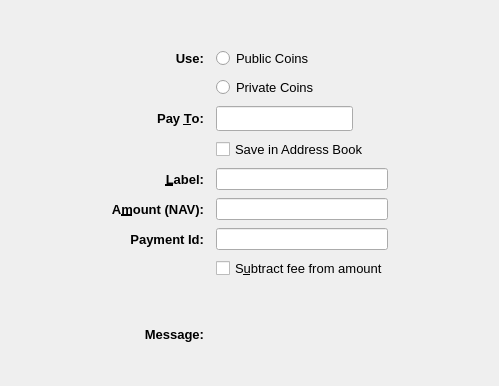
  <widget class="QFrame" name="SendCoins">
   <property name="toolTip">
    <string>This is a normal payment.</string>
   </property>
   <property name="frameShape">
    <enum>QFrame::NoFrame</enum>
   </property>
   <layout class="QGridLayout" name="gridLayout">
    <property name="topMargin">
     <number>8</number>
    </property>
    <property name="bottomMargin">
     <number>4</number>
    </property>
    <property name="horizontalSpacing">
     <number>12</number>
    </property>
    <property name="verticalSpacing">
     <number>8</number>
    </property>
    <item row="4" column="0">
     <spacer name="horizontalSpacer">
      <property name="orientation">
       <enum>Qt::Horizontal</enum>
      </property>
      <property name="sizeType">
       <enum>QSizePolicy::Maximum</enum>
      </property>
      <property name="sizeHint" stdset="0">
       <size>
        <width>100</width>
        <height>20</height>
       </size>
      </property>
     </spacer>
    </item>
    <item row="4" column="3">
     <spacer name="horizontalSpacer_2">
      <property name="orientation">
       <enum>Qt::Horizontal</enum>
      </property>
      <property name="sizeType">
       <enum>QSizePolicy::Maximum</enum>
      </property>
      <property name="sizeHint" stdset="0">
       <size>
        <width>100</width>
        <height>20</height>
       </size>
      </property>
     </spacer>
    </item>
    <item row="9" column="1">
     <widget class="QLabel" name="amountLabel">
      <property name="font">
       <font>
        <pointsize>10</pointsize>
        <weight>75</weight>
        <bold>true</bold>
       </font>
      </property>
      <property name="text">
       <string>A&amp;mount (NAV):</string>
      </property>
      <property name="alignment">
       <set>Qt::AlignRight|Qt::AlignTrailing|Qt::AlignVCenter</set>
      </property>
      <property name="buddy">
       <cstring>payAmount</cstring>
      </property>
     </widget>
    </item>
    <item row="5" column="2">
     <widget class="QCheckBox" name="addressBookCheckBox">
      <property name="font">
       <font>
        <pointsize>10</pointsize>
       </font>
      </property>
      <property name="text">
       <string>Save in Address Book</string>
      </property>
     </widget>
    </item>
    <item row="2" column="2">
     <widget class="QRadioButton" name="sendPrivate">
      <property name="font">
       <font>
        <pointsize>10</pointsize>
       </font>
      </property>
      <property name="text">
       <string>Private Coins</string>
      </property>
     </widget>
    </item>
    <item row="16" column="2">
     <widget class="QLabel" name="messageTextLabel">
      <property name="toolTip">
       <string>A message that was attached to the navcoin: URI which will be stored with the transaction for your reference. Note: This message will not be sent over the NavCoin network.</string>
      </property>
      <property name="styleSheet">
       <string notr="true"/>
      </property>
      <property name="textFormat">
       <enum>Qt::PlainText</enum>
      </property>
     </widget>
    </item>
    <item row="0" column="2">
     <spacer name="verticalSpacer">
      <property name="orientation">
       <enum>Qt::Vertical</enum>
      </property>
      <property name="sizeHint" stdset="0">
       <size>
        <width>20</width>
        <height>40</height>
       </size>
      </property>
     </spacer>
    </item>
    <item row="6" column="1">
     <widget class="QLabel" name="labellLabel">
      <property name="font">
       <font>
        <pointsize>10</pointsize>
        <weight>75</weight>
        <bold>true</bold>
       </font>
      </property>
      <property name="text">
       <string>&amp;Label:</string>
      </property>
      <property name="alignment">
       <set>Qt::AlignRight|Qt::AlignTrailing|Qt::AlignVCenter</set>
      </property>
      <property name="buddy">
       <cstring>addAsLabel</cstring>
      </property>
     </widget>
    </item>
    <item row="4" column="2">
     <layout class="QHBoxLayout" name="payToLayout">
      <property name="spacing">
       <number>0</number>
      </property>
      <item>
       <widget class="QValidatedLineEdit" name="payTo">
        <property name="sizePolicy">
         <sizepolicy hsizetype="Expanding" vsizetype="Expanding">
          <horstretch>0</horstretch>
          <verstretch>0</verstretch>
         </sizepolicy>
        </property>
        <property name="toolTip">
         <string>The NavCoin address to send the payment to</string>
        </property>
        <property name="styleSheet">
         <string notr="true"/>
        </property>
       </widget>
      </item>
      <item>
       <widget class="QToolButton" name="addressBookButton">
        <property name="toolTip">
         <string notr="true"/>
        </property>
        <property name="styleSheet">
         <string notr="true">border:0;background:transparent</string>
        </property>
        <property name="text">
         <string/>
        </property>
        <property name="icon">
         <iconset>
          <normaloff>:/icons/address-book</normaloff>:/icons/address-book</iconset>
        </property>
        <property name="iconSize">
         <size>
          <width>22</width>
          <height>22</height>
         </size>
        </property>
        <property name="shortcut">
         <string>Alt+A</string>
        </property>
       </widget>
      </item>
      <item>
       <spacer name="horizontalSpacer_3">
        <property name="orientation">
         <enum>Qt::Horizontal</enum>
        </property>
        <property name="sizeType">
         <enum>QSizePolicy::Maximum</enum>
        </property>
        <property name="sizeHint" stdset="0">
         <size>
          <width>10</width>
          <height>20</height>
         </size>
        </property>
       </spacer>
      </item>
     </layout>
    </item>
    <item row="1" column="1">
     <widget class="QLabel" name="payToLabel_2">
      <property name="font">
       <font>
        <pointsize>10</pointsize>
        <weight>75</weight>
        <bold>true</bold>
       </font>
      </property>
      <property name="text">
       <string>Use:</string>
      </property>
      <property name="alignment">
       <set>Qt::AlignRight|Qt::AlignTrailing|Qt::AlignVCenter</set>
      </property>
      <property name="buddy">
       <cstring>payTo</cstring>
      </property>
     </widget>
    </item>
    <item row="10" column="2">
     <widget class="QLineEdit" name="paymentID">
      <property name="sizePolicy">
       <sizepolicy hsizetype="Expanding" vsizetype="Expanding">
        <horstretch>0</horstretch>
        <verstretch>0</verstretch>
       </sizepolicy>
      </property>
      <property name="styleSheet">
       <string notr="true"/>
      </property>
     </widget>
    </item>
    <item row="4" column="1">
     <widget class="QLabel" name="payToLabel">
      <property name="font">
       <font>
        <pointsize>10</pointsize>
        <weight>75</weight>
        <bold>true</bold>
       </font>
      </property>
      <property name="text">
       <string>Pay &amp;To:</string>
      </property>
      <property name="alignment">
       <set>Qt::AlignRight|Qt::AlignTrailing|Qt::AlignVCenter</set>
      </property>
      <property name="buddy">
       <cstring>payTo</cstring>
      </property>
     </widget>
    </item>
    <item row="16" column="1">
     <widget class="QLabel" name="messageLabel">
      <property name="font">
       <font>
        <pointsize>10</pointsize>
        <weight>75</weight>
        <bold>true</bold>
       </font>
      </property>
      <property name="text">
       <string>Message:</string>
      </property>
      <property name="alignment">
       <set>Qt::AlignRight|Qt::AlignTrailing|Qt::AlignVCenter</set>
      </property>
     </widget>
    </item>
    <item row="10" column="1">
     <widget class="QLabel" name="paymentIDLabel">
      <property name="font">
       <font>
        <pointsize>10</pointsize>
        <weight>75</weight>
        <bold>true</bold>
       </font>
      </property>
      <property name="text">
       <string>Payment Id:</string>
      </property>
      <property name="alignment">
       <set>Qt::AlignRight|Qt::AlignTrailing|Qt::AlignVCenter</set>
      </property>
      <property name="buddy">
       <cstring>payAmount</cstring>
      </property>
     </widget>
    </item>
    <item row="11" column="2">
     <widget class="QCheckBox" name="checkboxSubtractFeeFromAmount">
      <property name="font">
       <font>
        <pointsize>10</pointsize>
       </font>
      </property>
      <property name="toolTip">
       <string>The fee will be deducted from the amount being sent. The recipient will receive less navcoins than you enter in the amount field. If multiple recipients are selected, the fee is split equally.</string>
      </property>
      <property name="text">
       <string>S&amp;ubtract fee from amount</string>
      </property>
     </widget>
    </item>
    <item row="1" column="2">
     <widget class="QRadioButton" name="sendPublic">
      <property name="font">
       <font>
        <pointsize>10</pointsize>
       </font>
      </property>
      <property name="text">
       <string>Public Coins</string>
      </property>
      <property name="autoRepeat">
       <bool>false</bool>
      </property>
     </widget>
    </item>
    <item row="9" column="2">
     <layout class="QHBoxLayout" name="horizontalLayoutAmount" stretch="0">
      <item>
       <widget class="NavCoinAmountField" name="payAmount">
        <property name="sizePolicy">
         <sizepolicy hsizetype="Expanding" vsizetype="Expanding">
          <horstretch>0</horstretch>
          <verstretch>0</verstretch>
         </sizepolicy>
        </property>
        <property name="styleSheet">
         <string notr="true"/>
        </property>
       </widget>
      </item>
     </layout>
    </item>
    <item row="17" column="2">
     <spacer name="verticalSpacer_2">
      <property name="orientation">
       <enum>Qt::Vertical</enum>
      </property>
      <property name="sizeHint" stdset="0">
       <size>
        <width>20</width>
        <height>40</height>
       </size>
      </property>
     </spacer>
    </item>
    <item row="14" column="2">
     <spacer name="verticalSpacer_3">
      <property name="orientation">
       <enum>Qt::Vertical</enum>
      </property>
      <property name="sizeHint" stdset="0">
       <size>
        <width>20</width>
        <height>40</height>
       </size>
      </property>
     </spacer>
    </item>
    <item row="6" column="2">
     <widget class="QLineEdit" name="addAsLabel">
      <property name="sizePolicy">
       <sizepolicy hsizetype="Expanding" vsizetype="Expanding">
        <horstretch>0</horstretch>
        <verstretch>0</verstretch>
       </sizepolicy>
      </property>
      <property name="toolTip">
       <string>Enter a label for this address to add it to the list of used addresses</string>
      </property>
      <property name="styleSheet">
       <string notr="true"/>
      </property>
     </widget>
    </item>
   </layout>
  </widget>
